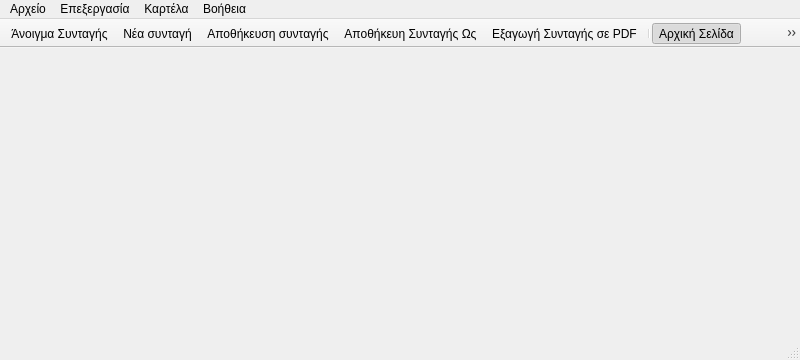
<?xml version="1.0" encoding="UTF-8"?>
<ui version="4.0">
 <class>MainWindow</class>
 <widget class="QMainWindow" name="MainWindow">
  <property name="geometry">
   <rect>
    <x>0</x>
    <y>0</y>
    <width>800</width>
    <height>360</height>
   </rect>
  </property>
  <property name="minimumSize">
   <size>
    <width>604</width>
    <height>0</height>
   </size>
  </property>
  <property name="windowTitle">
   <string>NefChef</string>
  </property>
  <property name="windowIcon">
   <iconset resource="nefchef.qrc">
    <normaloff>:/icons/nefchef.png</normaloff>:/icons/nefchef.png</iconset>
  </property>
  <widget class="QWidget" name="centralwidget">
   <property name="sizePolicy">
    <sizepolicy hsizetype="Preferred" vsizetype="Preferred">
     <horstretch>0</horstretch>
     <verstretch>0</verstretch>
    </sizepolicy>
   </property>
   <layout class="QGridLayout" name="gridLayout"/>
  </widget>
  <widget class="QMenuBar" name="menuBar">
   <property name="geometry">
    <rect>
     <x>0</x>
     <y>0</y>
     <width>800</width>
     <height>25</height>
    </rect>
   </property>
   <widget class="QMenu" name="menuFile">
    <property name="title">
     <string>Αρχείο</string>
    </property>
    <addaction name="actionOpenRecipe"/>
    <addaction name="actionDrop"/>
    <addaction name="actionSaveRecipe"/>
    <addaction name="actionSaveRecipeAs"/>
    <addaction name="action_export_to_pdf"/>
    <addaction name="separator"/>
    <addaction name="actionExit"/>
   </widget>
   <widget class="QMenu" name="menuHelp">
    <property name="title">
     <string>Βοήθεια</string>
    </property>
    <addaction name="actionHelp"/>
    <addaction name="actionInfo"/>
   </widget>
   <widget class="QMenu" name="menuEdit">
    <property name="title">
     <string>Επεξεργασία</string>
    </property>
    <addaction name="separator"/>
    <addaction name="actionAddFromList"/>
    <addaction name="actionAddIngredient"/>
    <addaction name="actionRemove"/>
    <addaction name="actionAdaptor"/>
    <addaction name="separator"/>
    <addaction name="actionAddColumn"/>
    <addaction name="actionRemoveColumn"/>
    <addaction name="actionFont"/>
    <addaction name="separator"/>
    <addaction name="actionToggleToolbar"/>
   </widget>
   <widget class="QMenu" name="menuWindow">
    <property name="title">
     <string>Καρτέλα</string>
    </property>
    <addaction name="actionStart"/>
    <addaction name="actionEditor"/>
    <addaction name="actionCalculator"/>
   </widget>
   <addaction name="menuFile"/>
   <addaction name="menuEdit"/>
   <addaction name="menuWindow"/>
   <addaction name="menuHelp"/>
  </widget>
  <widget class="QStatusBar" name="statusBar"/>
  <widget class="QToolBar" name="toolBar">
   <property name="contextMenuPolicy">
    <enum>Qt::NoContextMenu</enum>
   </property>
   <property name="windowTitle">
    <string>toolBar</string>
   </property>
   <property name="movable">
    <bool>false</bool>
   </property>
   <property name="iconSize">
    <size>
     <width>22</width>
     <height>22</height>
    </size>
   </property>
   <property name="toolButtonStyle">
    <enum>Qt::ToolButtonIconOnly</enum>
   </property>
   <property name="floatable">
    <bool>false</bool>
   </property>
   <attribute name="toolBarArea">
    <enum>TopToolBarArea</enum>
   </attribute>
   <attribute name="toolBarBreak">
    <bool>false</bool>
   </attribute>
   <addaction name="actionOpenRecipe"/>
   <addaction name="actionDrop"/>
   <addaction name="actionSaveRecipe"/>
   <addaction name="actionSaveRecipeAs"/>
   <addaction name="action_export_to_pdf"/>
   <addaction name="separator"/>
   <addaction name="actionStart"/>
   <addaction name="actionEditor"/>
   <addaction name="actionCalculator"/>
   <addaction name="separator"/>
   <addaction name="actionAddFromList"/>
   <addaction name="actionAddIngredient"/>
   <addaction name="actionRemove"/>
   <addaction name="actionMoveUp"/>
   <addaction name="actionMoveDown"/>
   <addaction name="actionAdaptor"/>
   <addaction name="separator"/>
   <addaction name="separator"/>
   <addaction name="actionAddColumn"/>
   <addaction name="actionRemoveColumn"/>
   <addaction name="actionFont"/>
   <addaction name="actionHelp"/>
   <addaction name="actionInfo"/>
  </widget>
  <action name="actionExit">
   <property name="icon">
    <iconset resource="nefchef.qrc">
     <normaloff>:/icons/application-exit.png</normaloff>:/icons/application-exit.png</iconset>
   </property>
   <property name="text">
    <string>Κλείσιμο</string>
   </property>
   <property name="toolTip">
    <string>Έξοδος από το πρόγραμμα</string>
   </property>
   <property name="shortcut">
    <string>Ctrl+Q</string>
   </property>
  </action>
  <action name="actionHelp">
   <property name="icon">
    <iconset resource="nefchef.qrc">
     <normaloff>:/icons/system-help.png</normaloff>:/icons/system-help.png</iconset>
   </property>
   <property name="text">
    <string>Οδηγίες χρήσης</string>
   </property>
   <property name="shortcut">
    <string>F1</string>
   </property>
  </action>
  <action name="actionInfo">
   <property name="icon">
    <iconset resource="nefchef.qrc">
     <normaloff>:/icons/dialog-information.png</normaloff>:/icons/dialog-information.png</iconset>
   </property>
   <property name="text">
    <string>Πληροφορίες</string>
   </property>
   <property name="shortcut">
    <string>Ctrl+I</string>
   </property>
  </action>
  <action name="actionEditor">
   <property name="checkable">
    <bool>true</bool>
   </property>
   <property name="icon">
    <iconset resource="nefchef.qrc">
     <normaloff>:/icons/edit.png</normaloff>:/icons/edit.png</iconset>
   </property>
   <property name="text">
    <string>Συντάκτης Υλικών</string>
   </property>
   <property name="toolTip">
    <string>Καρτέλα Συντάκτη Υλικών</string>
   </property>
   <property name="shortcut">
    <string>Ctrl+1</string>
   </property>
  </action>
  <action name="actionCalculator">
   <property name="checkable">
    <bool>true</bool>
   </property>
   <property name="checked">
    <bool>false</bool>
   </property>
   <property name="icon">
    <iconset resource="nefchef.qrc">
     <normaloff>:/icons/accessories-calculator.png</normaloff>:/icons/accessories-calculator.png</iconset>
   </property>
   <property name="text">
    <string>Συνταγογράφος</string>
   </property>
   <property name="toolTip">
    <string>Καρτέλα Συνταγογράφου</string>
   </property>
   <property name="shortcut">
    <string>Ctrl+2</string>
   </property>
  </action>
  <action name="actionRemove">
   <property name="enabled">
    <bool>true</bool>
   </property>
   <property name="icon">
    <iconset resource="nefchef.qrc">
     <normaloff>:/icons/edit-delete.png</normaloff>:/icons/edit-delete.png</iconset>
   </property>
   <property name="text">
    <string>Αφαίρεση Επιλεγμένων</string>
   </property>
   <property name="toolTip">
    <string>Αφαίρεση επιλεγμένων συστατικών από τη συλλογή</string>
   </property>
  </action>
  <action name="actionAddIngredient">
   <property name="enabled">
    <bool>true</bool>
   </property>
   <property name="icon">
    <iconset resource="nefchef.qrc">
     <normaloff>:/icons/edit-add.png</normaloff>:/icons/edit-add.png</iconset>
   </property>
   <property name="text">
    <string>Προσθήκη Νέου Συστατικού</string>
   </property>
   <property name="toolTip">
    <string>Προσθήκη Νέου Συστατικού</string>
   </property>
  </action>
  <action name="actionAddColumn">
   <property name="icon">
    <iconset resource="nefchef.qrc">
     <normaloff>:/icons/format-indent-more.png</normaloff>:/icons/format-indent-more.png</iconset>
   </property>
   <property name="text">
    <string>Αύξηση Στηλών</string>
   </property>
   <property name="toolTip">
    <string>Αύξηση Στηλών</string>
   </property>
  </action>
  <action name="actionRemoveColumn">
   <property name="icon">
    <iconset resource="nefchef.qrc">
     <normaloff>:/icons/format-indent-less.png</normaloff>:/icons/format-indent-less.png</iconset>
   </property>
   <property name="text">
    <string>Μείωση Στηλών</string>
   </property>
   <property name="toolTip">
    <string>Μείωση Στηλών</string>
   </property>
  </action>
  <action name="actionDrop">
   <property name="icon">
    <iconset resource="nefchef.qrc">
     <normaloff>:/icons/list-add.png</normaloff>:/icons/list-add.png</iconset>
   </property>
   <property name="text">
    <string>Νέα συνταγή</string>
   </property>
   <property name="toolTip">
    <string>Δημιουργία νέας συνταγής από λίστα υλικών</string>
   </property>
   <property name="shortcut">
    <string>Ctrl+N</string>
   </property>
  </action>
  <action name="actionAddFromList">
   <property name="icon">
    <iconset resource="nefchef.qrc">
     <normaloff>:/icons/add-property.png</normaloff>:/icons/add-property.png</iconset>
   </property>
   <property name="text">
    <string>Προσθήκη υλικού από λίστα</string>
   </property>
  </action>
  <action name="actionFont">
   <property name="icon">
    <iconset resource="nefchef.qrc">
     <normaloff>:/icons/applications-font.png</normaloff>:/icons/applications-font.png</iconset>
   </property>
   <property name="text">
    <string>Γραμματοσειρά</string>
   </property>
   <property name="toolTip">
    <string>Επιλογή Γραμματοσειράς</string>
   </property>
  </action>
  <action name="actionToggleToolbar">
   <property name="checkable">
    <bool>true</bool>
   </property>
   <property name="text">
    <string>Προβολή μπάρας εργαλείων</string>
   </property>
   <property name="shortcut">
    <string>Ctrl+T</string>
   </property>
  </action>
  <action name="action_export_to_pdf">
   <property name="icon">
    <iconset resource="nefchef.qrc">
     <normaloff>:/icons/application-pdf.png</normaloff>:/icons/application-pdf.png</iconset>
   </property>
   <property name="text">
    <string>Εξαγωγή Συνταγής σε PDF</string>
   </property>
   <property name="toolTip">
    <string>Εξαγωγή Συνταγής σε PDF</string>
   </property>
   <property name="shortcut">
    <string>Ctrl+E</string>
   </property>
  </action>
  <action name="actionSaveRecipeAs">
   <property name="icon">
    <iconset resource="nefchef.qrc">
     <normaloff>:/icons/document-save-as.png</normaloff>:/icons/document-save-as.png</iconset>
   </property>
   <property name="text">
    <string>Αποθήκευη Συνταγής Ως</string>
   </property>
   <property name="shortcut">
    <string>Ctrl+Shift+S</string>
   </property>
  </action>
  <action name="actionOpenRecipe">
   <property name="icon">
    <iconset resource="nefchef.qrc">
     <normaloff>:/icons/document-open.png</normaloff>:/icons/document-open.png</iconset>
   </property>
   <property name="text">
    <string>Άνοιγμα Συνταγής</string>
   </property>
   <property name="shortcut">
    <string>Ctrl+O</string>
   </property>
  </action>
  <action name="actionStart">
   <property name="checkable">
    <bool>true</bool>
   </property>
   <property name="checked">
    <bool>true</bool>
   </property>
   <property name="icon">
    <iconset resource="nefchef.qrc">
     <normaloff>:/icons/nefchef.png</normaloff>:/icons/nefchef.png</iconset>
   </property>
   <property name="text">
    <string>Αρχική Σελίδα</string>
   </property>
   <property name="toolTip">
    <string>Μετάβαση στην Αρχική Σελίδα</string>
   </property>
   <property name="shortcut">
    <string>Ctrl+0</string>
   </property>
  </action>
  <action name="actionMoveUp">
   <property name="icon">
    <iconset resource="nefchef.qrc">
     <normaloff>:/icons/go-up.png</normaloff>:/icons/go-up.png</iconset>
   </property>
   <property name="text">
    <string>Μετακίνηση επάνω</string>
   </property>
  </action>
  <action name="actionMoveDown">
   <property name="icon">
    <iconset resource="nefchef.qrc">
     <normaloff>:/icons/go-down.png</normaloff>:/icons/go-down.png</iconset>
   </property>
   <property name="text">
    <string>Μετακίνηση κάτω</string>
   </property>
  </action>
  <action name="actionSaveRecipe">
   <property name="icon">
    <iconset resource="nefchef.qrc">
     <normaloff>:/icons/document-save.png</normaloff>:/icons/document-save.png</iconset>
   </property>
   <property name="text">
    <string>Αποθήκευση συνταγής</string>
   </property>
   <property name="toolTip">
    <string>Αποθήκευση Συνταγής</string>
   </property>
   <property name="shortcut">
    <string>Ctrl+S</string>
   </property>
  </action>
  <action name="actionAdaptor">
   <property name="icon">
    <iconset resource="nefchef.qrc">
     <normaloff>:/icons/volume.png</normaloff>:/icons/volume.png</iconset>
   </property>
   <property name="text">
    <string>Αναπροσαρμογή δοσολογίας</string>
   </property>
   <property name="toolTip">
    <string>Αλλάξτε μαζικά τις δοσολογίες</string>
   </property>
  </action>
 </widget>
 <resources>
  <include location="nefchef.qrc"/>
 </resources>
 <connections/>
</ui>
